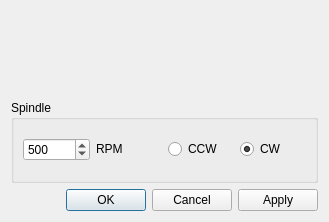
<?xml version="1.0" encoding="UTF-8"?>
<ui version="4.0">
 <class>Dialog</class>
 <widget class="QDialog" name="Dialog">
  <property name="geometry">
   <rect>
    <x>0</x>
    <y>0</y>
    <width>329</width>
    <height>222</height>
   </rect>
  </property>
  <property name="windowTitle">
   <string>Dialog</string>
  </property>
  <layout class="QVBoxLayout" name="verticalLayout_2">
   <item>
    <widget class="QLabel" name="label_line">
     <property name="text">
      <string/>
     </property>
    </widget>
   </item>
   <item>
    <widget class="QGroupBox" name="groupBox">
     <property name="title">
      <string>Spindle</string>
     </property>
     <layout class="QVBoxLayout" name="verticalLayout">
      <item>
       <layout class="QHBoxLayout" name="horizontalLayout_2">
        <item>
         <widget class="QSpinBox" name="spinBox_rpm">
          <property name="maximumSize">
           <size>
            <width>100</width>
            <height>16777215</height>
           </size>
          </property>
          <property name="maximum">
           <number>100000</number>
          </property>
          <property name="singleStep">
           <number>200</number>
          </property>
          <property name="value">
           <number>500</number>
          </property>
         </widget>
        </item>
        <item>
         <widget class="QLabel" name="label">
          <property name="sizePolicy">
           <sizepolicy hsizetype="Minimum" vsizetype="Fixed">
            <horstretch>0</horstretch>
            <verstretch>0</verstretch>
           </sizepolicy>
          </property>
          <property name="text">
           <string>RPM</string>
          </property>
         </widget>
        </item>
        <item>
         <widget class="QRadioButton" name="radioButton_ccw">
          <property name="text">
           <string>CCW</string>
          </property>
         </widget>
        </item>
        <item>
         <widget class="QRadioButton" name="radioButton_cw">
          <property name="text">
           <string>CW</string>
          </property>
          <property name="checked">
           <bool>true</bool>
          </property>
         </widget>
        </item>
       </layout>
      </item>
     </layout>
    </widget>
   </item>
   <item>
    <widget class="QDialogButtonBox" name="buttonBox">
     <property name="orientation">
      <enum>Qt::Horizontal</enum>
     </property>
     <property name="standardButtons">
      <set>QDialogButtonBox::Apply|QDialogButtonBox::Cancel|QDialogButtonBox::Ok</set>
     </property>
     <property name="centerButtons">
      <bool>false</bool>
     </property>
    </widget>
   </item>
  </layout>
 </widget>
 <resources/>
 <connections>
  <connection>
   <sender>buttonBox</sender>
   <signal>accepted()</signal>
   <receiver>Dialog</receiver>
   <slot>accept()</slot>
   <hints>
    <hint type="sourcelabel">
     <x>248</x>
     <y>254</y>
    </hint>
    <hint type="destinationlabel">
     <x>157</x>
     <y>274</y>
    </hint>
   </hints>
  </connection>
  <connection>
   <sender>buttonBox</sender>
   <signal>rejected()</signal>
   <receiver>Dialog</receiver>
   <slot>reject()</slot>
   <hints>
    <hint type="sourcelabel">
     <x>316</x>
     <y>260</y>
    </hint>
    <hint type="destinationlabel">
     <x>286</x>
     <y>274</y>
    </hint>
   </hints>
  </connection>
 </connections>
</ui>
